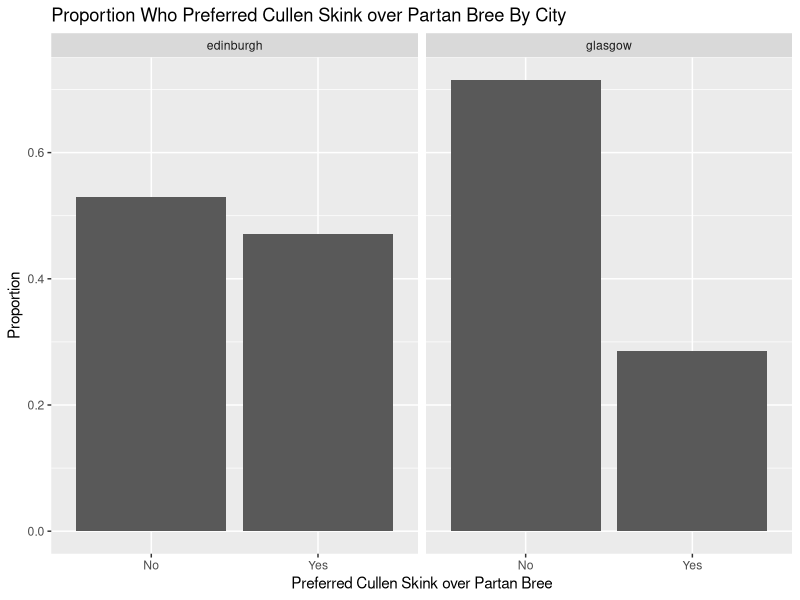
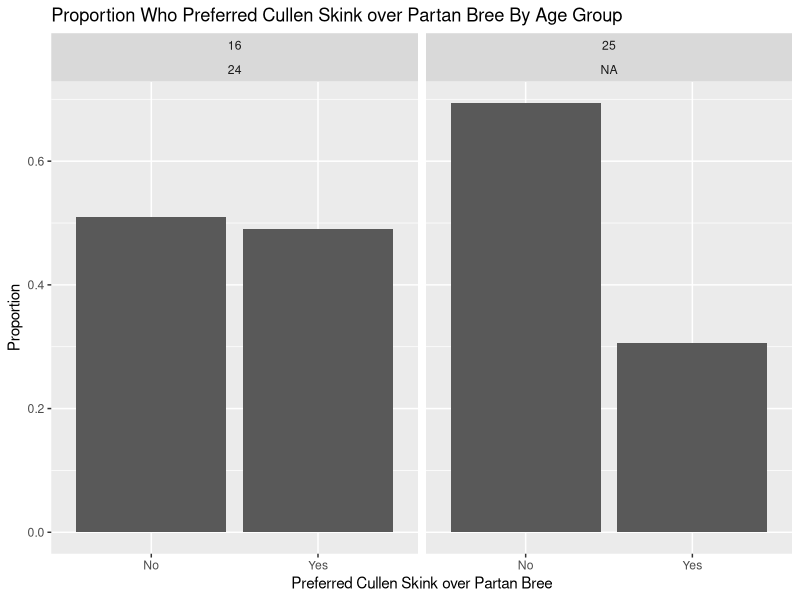

Write R code to recreate these figures, in order.
#
#     Author: Daniel Dittenhafer
#
#     Created: Sept 22, 2014
#
# Description: Answers to IS607 Week 5 Assignment
#
require(tidyr)
require(plyr)
require(ggplot2)

#### 1. ####
# Write down 3 questions that you might want to answer based on this data.
#
# 1. What proportion of the respondents in each city voted yes vs. no?
# 2. What proportion of the respondents in each age group voted yes vs. no?
# 3. How many total respondents were there?

#### 2. ####
# Create an R data frame with 2 observations to store this data in its current 
# "messy" state. Use whatever method you want to re-create and/or load the data.
#
# Define the raw data columns
response.types <- c('Yes', 'No')
edinburgh.1624 <- c(80100, 35900)
edinburgh.25 <- c(143000, 214800)
glasgow.1624 <- c(99400, 150400)
glasgow.25 <- c(43000, 207000)

# Reconstruct the messy data
messy <- data.frame(response.types, 
                    edinburgh.1624, 
                    edinburgh.25, 
                    glasgow.1624, 
                    glasgow.25)

# Show me.
head(messy)

# response.types edinburgh.1624 edinburgh.25 glasgow.1624 glasgow.25
# 1            Yes          80100       143000        99400      43000
# 2             No          35900       214800       150400     207000

#### 3. ####
# Use the functionality in the tidyr package to convert the data frame to be 
# "tidy data."
#
tidyData <-gather(messy, city.agerange, responses, edinburgh.1624:glasgow.25)
tidyData <- separate(tidyData, city.agerange, c("city", "agerange"), convert=FALSE)
tidyData <- extract(tidyData, agerange, c("lower", "upper"), regex="^(\\d{2})(\\d{2})?", convert=TRUE)

# Show me.
head(tidyData, n=10)
summary(tidyData)

#   response.types      city lower upper responses
# 1            Yes edinburgh    16    24     80100
# 2             No edinburgh    16    24     35900
# 3            Yes edinburgh    25          143000
# 4             No edinburgh    25          214800
# 5            Yes   glasgow    16    24     99400
# 6             No   glasgow    16    24    150400
# 7            Yes   glasgow    25           43000
# 8             No   glasgow    25          207000

#### 4. ####
# Use the functionality in the plyr package to answer the questions that you asked in step 1.
#
# 1. What proportion of the respondents in each city voted yes vs. no?
#
#        city response.types proportion
# 1 edinburgh             No  0.5291262
# 2 edinburgh            Yes  0.4708738
# 3   glasgow             No  0.7150860
# 4   glasgow            Yes  0.2849140
sumCity <- plyr::ddply(tidyData, "city", plyr::summarize, total = sum(responses), .inform=TRUE)
sumCity

#        city  total
# 1 edinburgh 473800
# 2   glasgow 499800

sumYesNoCity <- plyr::ddply(tidyData, c("city", "response.types"), plyr::summarize, sum = sum(responses), .inform=TRUE)
sumYesNoCity

#        city response.types    sum
# 1 edinburgh             No 250700
# 2 edinburgh            Yes 223100
# 3   glasgow             No 357400
# 4   glasgow            Yes 142400

sumYesNoCityTotal <- plyr::join(sumCity, sumYesNoCity, by="city")
sumYesNoCityTotal

#       city   total response.types    sum
# 1 edinburgh 473800             No 250700
# 2 edinburgh 473800            Yes 223100
# 3   glasgow 499800             No 357400
# 4   glasgow 499800            Yes 142400

cityProportionYesNo <- plyr::ddply(sumYesNoCityTotal, c("city", "response.types"), plyr::summarize, proportion = sum / total)
cityProportionYesNo

# Visualize
g1 <- ggplot(data=cityProportionYesNo, aes(x=response.types, y=proportion))
g1 <- g1 + facet_wrap(~ city)
g1 <- g1 + geom_bar(stat="identity")
g1 <- g1 + labs(title="Proportion Who Preferred Cullen Skink over Partan Bree By City", x="Preferred Cullen Skink over Partan Bree", y="Proportion")
g1


# 2. What proportion of the respondents in each age group voted yes vs. no?
# 
# lower upper response.types proportion
# 1    16    24             No  0.5092947
# 2    16    24            Yes  0.4907053
# 3    25    NA             No  0.6939783
# 4    25    NA            Yes  0.3060217

sumAge <- plyr::ddply(tidyData, c("lower", "upper"), plyr::summarize, total = sum(responses), .inform=TRUE)
sumAge

sumAgeYesNo <- plyr::ddply(tidyData, c("lower", "upper", "response.types"), plyr::summarize, sum = sum(responses), .inform=TRUE)
sumAgeYesNo

sumAgeJoin <- plyr::join(sumAge, sumAgeYesNo, by=c("lower", "upper"))
sumAgeJoin

ageProportionYesNo <- plyr::ddply(sumAgeJoin, c("lower", "upper", "response.types"), plyr::summarize, proportion = sum / total)
ageProportionYesNo

# Visualize
g2 <- ggplot(data=ageProportionYesNo, aes(x=response.types, y=proportion))
g2 <- g2 + facet_wrap(~ lower + upper)
g2 <- g2 + geom_bar(stat="identity")
g2 <- g2 + labs(title="Proportion Who Preferred Cullen Skink over Partan Bree By Age Group", x="Preferred Cullen Skink over Partan Bree", y="Proportion")
g2

# 3. How many total respondents were there?
#
# [1] 973600
totalRespondents <- sum(tidyData[, "responses"])
totalRespondents

#### 5. ####
# Having gone through the process, would you ask different questions and/or 
# change the way that you structured your data frame?
#
# * In Q4 I realized it might be better (faster) if city were a factor and added 
#   "convert=TRUE" to the separate call in Q3.
#
# * Likewise, to convert to numeric for lower/upperwith, with the extract call in Q3
